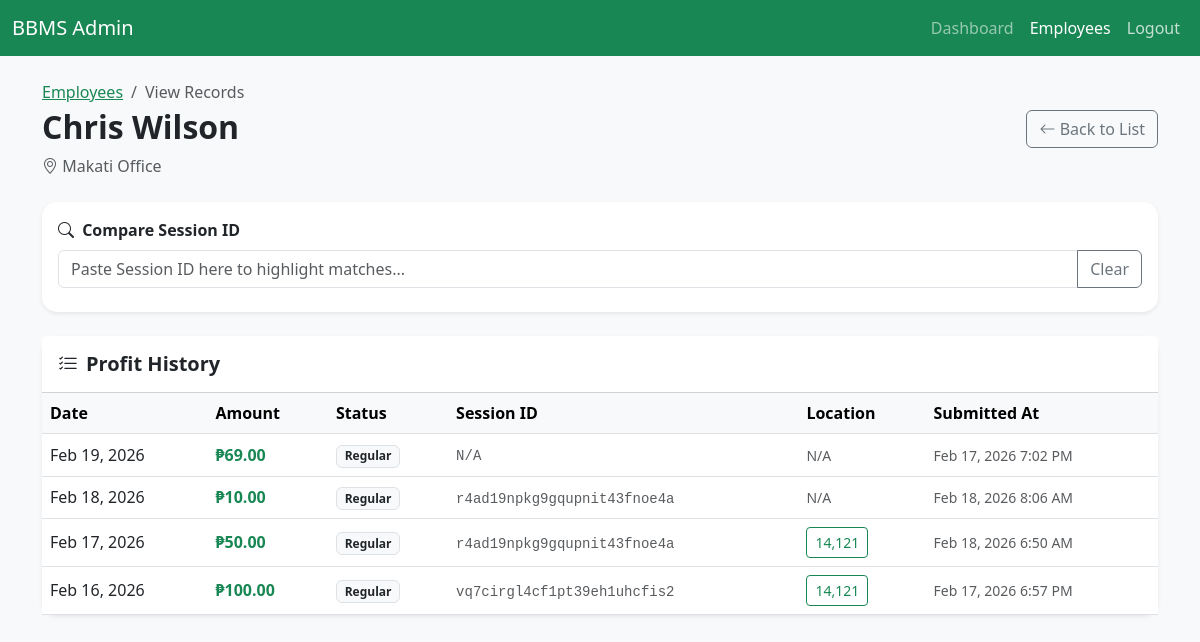
Page /view_employee_records.php?id=5 (signed in) on the committed database.
### tables this page shows
CREATE TABLE `employees` (
  `id` int(11) NOT NULL,
  `name` varchar(255) NOT NULL,
  `assigned_place` varchar(255) DEFAULT NULL,
  `created_at` timestamp NOT NULL DEFAULT current_timestamp()
);

CREATE TABLE `profits` (
  `id` int(11) NOT NULL,
  `employee_id` int(11) DEFAULT NULL,
  `profit_date` date DEFAULT curdate(),
  `amount` decimal(10,2) NOT NULL,
  `is_training` tinyint(1) DEFAULT 0,
  `submitted_at` timestamp NOT NULL DEFAULT current_timestamp(),
  `status` varchar(50) DEFAULT 'Normal',
  `other_status_text` varchar(255) DEFAULT NULL,
  `session_id` varchar(255) DEFAULT NULL,
  `latitude` decimal(10,7) DEFAULT NULL,
  `longitude` decimal(10,7) DEFAULT NULL
);

### view_employee_records.php (the view, shortened to what this page needs)
<?php
require_once 'db.php';
$employee_id = $_GET['id'] ?? null;
$stmt = $pdo->prepare("SELECT * FROM employees WHERE id = ?");
$stmt->execute([$employee_id]);
$employee = $stmt->fetch();
$stmt = $pdo->prepare("
    SELECT * FROM profits
    WHERE employee_id = ?
    ORDER BY profit_date DESC, submitted_at DESC
");
$stmt->execute([$employee_id]);
$records = $stmt->fetchAll();
?>
<!DOCTYPE html>
<html lang="en">
<head>
    <link href="https://cdn.jsdelivr.net/npm/bootstrap@5.3.0/dist/css/bootstrap.min.css" rel="stylesheet">
    <link rel="stylesheet" href="https://cdn.jsdelivr.net/npm/bootstrap-icons@1.11.1/font/bootstrap-icons.css">
</head>
<body>
<nav class="navbar navbar-expand-lg navbar-dark bg-success">
    <div class="container-fluid">
        <a class="navbar-brand" href="dashboard.php">BBMS Admin</a>
        <div class="collapse navbar-collapse">
            <div class="navbar-nav ms-auto">
                <a class="nav-link" href="dashboard.php">Dashboard</a>
                <a class="nav-link active" href="manage_employees.php">Employees</a>
                <a class="nav-link text-white opacity-75" href="logout.php">Logout</a>
            </div>
        </div>
    </div>
</nav>
<div class="container mt-4">
    <div class="d-flex justify-content-between align-items-center mb-4">
        <div>
            <nav aria-label="breadcrumb">
                <ol class="breadcrumb mb-1">
                    <li class="breadcrumb-item"><a href="manage_employees.php" class="text-success">Employees</a></li>
                    <li class="breadcrumb-item active">View Records</li>
                </ol>
            </nav>
            <h2 class="fw-bold"><?php echo htmlspecialchars($employee['name']); ?></h2>
            <p class="text-muted mb-0"><i class="bi bi-geo-alt"></i> <?php echo htmlspecialchars($employee['assigned_place'] ?? 'No assigned place'); ?></p>
        </div>
        <a href="manage_employees.php" class="btn btn-outline-secondary">
            <i class="bi bi-arrow-left"></i> Back to List
        </a>
    </div>
    <div class="card shadow-sm mb-4">
        <div class="card-body">
            <label class="form-label fw-bold"><i class="bi bi-search me-1"></i> Compare Session ID</label>
            <div class="input-group">
                <input type="text" id="compareIdInput" class="form-control" placeholder="Paste Session ID here to highlight matches...">
                <button class="btn btn-outline-secondary" type="button" onclick="clearCompare()">Clear</button>
            </div>
        </div>
    </div>
    <div class="card shadow-sm">
        <div class="card-header bg-white py-3">
            <h5 class="mb-0 fw-bold"><i class="bi bi-list-check me-2"></i>Profit History</h5>
        </div>
        <div class="table-responsive">
            <table class="table table-hover align-middle mb-0">
                <thead class="table-light">
                    <tr>
                        <th>Date</th>
                        <th>Amount</th>
                        <th>Status</th>
                        <th>Session ID</th>
                        <th>Location</th>
                        <th>Submitted At</th>
                    </tr>
                </thead>
                <tbody>
                    <?php if (count($records) > 0): ?>
                        <?php foreach ($records as $row): ?>
                        <tr>
                            <td><?php echo date('M d, Y', strtotime($row['profit_date'])); ?></td>
                            <td class="fw-bold text-success">₱<?php echo number_format($row['amount'], 2); ?></td>
                            <td>
                                <span class="badge bg-light text-dark border">
                                    <?php
                                        echo htmlspecialchars($row['status']);
                                    ?>
                                </span>
                            </td>
                            <td>
                                <small class="text-muted font-monospace session-id-cell"><?php echo htmlspecialchars($row['session_id'] ?? 'N/A'); ?></small>
                            </td>
                            <td>
                                <?php
                                    $lat = $row['latitude'] ?? null;
                                    $lng = $row['longitude'] ?? null;
                                    $hasLoc = ($lat !== null && $lat !== '' && $lng !== null && $lng !== '');
                                    $label = $hasLoc ? (intval(round((float)$lat)) . ',' . intval(round((float)$lng))) : 'N/A';
                                ?>
                                <?php if ($hasLoc): ?>
                                    <button
                                        type="button"
                                        class="btn btn-sm btn-outline-success location-btn"
                                        data-lat="<?php echo htmlspecialchars((string)$lat); ?>"
                                        data-lng="<?php echo htmlspecialchars((string)$lng); ?>"
                                        data-bs-toggle="modal"
                                        data-bs-target="#locationModal"
                                    >
                                        <?php echo htmlspecialchars($label); ?>
                                    </button>
                                <?php else: ?>
                                    <small class="text-muted">N/A</small>
                                <?php endif; ?>
                            </td>
                            <td>
                                <small class="text-muted">
                                    <?php echo $row['submitted_at'] ? date('M d, Y g:i A', strtotime($row['submitted_at'])) : 'N/A'; ?>
                                </small>
                            </td>
                        </tr>
                        <?php endforeach; ?>
                    <?php else: ?>
                        <tr>
                            <td colspan="6" class="text-center py-4 text-muted">No records found for this employee.</td>
                        </tr>
                    <?php endif; ?>
                </tbody>
            </table>
        </div>
    </div>
</div>
</body>
</html>

### view_employee_records.php (style rules this page uses)
body { background-color: #f8f9fa; }
.card { border-radius: 15px; border: none; }

### rows in the picture
employees: name "Chris Wilson", assigned_place "Makati Office"
profits: profit_date "Feb 19, 2026", amount "69.00", status "Regular", session "N/A", submitted_at "Feb 17, 2026 7:02 PM"
profits: profit_date "Feb 18, 2026", amount "10.00", status "Regular", session "r4ad19npkg9gqupnit43fnoe4a", shows "N/A", submitted_at "Feb 18, 2026 8:06 AM"
profits: profit_date "Feb 17, 2026", amount "50.00", status "Regular", session "r4ad19npkg9gqupnit43fnoe4a", label "14,121", submitted_at "Feb 18, 2026 6:50 AM"
profits: profit_date "Feb 16, 2026", amount "100.00", status "Regular", session "vq7cirgl4cf1pt39eh1uhcfis2", label "14,121", submitted_at "Feb 17, 2026 6:57 PM"
